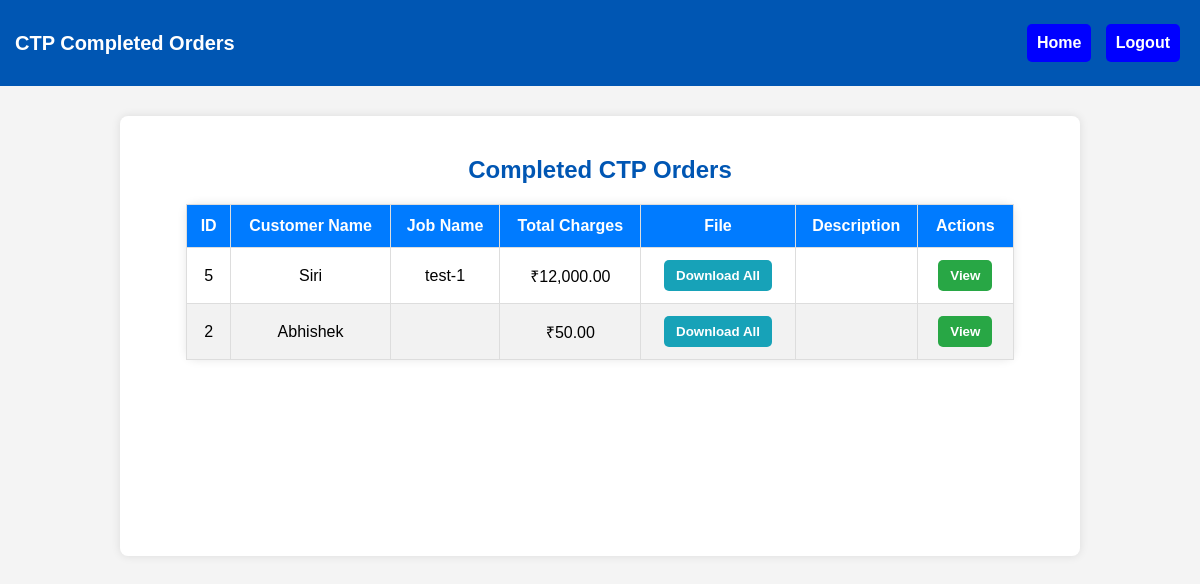
/dashboards/ctp_completed_orders.php, run on the app's committed database.
### tables this page shows
CREATE TABLE `job_sheets` (
  `id` int NOT NULL,
  `customer_name` varchar(255) NOT NULL,
  `phone_number` varchar(15) NOT NULL,
  `job_name` varchar(255) NOT NULL,
  `paper_subcategory` int DEFAULT NULL,
  `type` varchar(255) DEFAULT NULL,
  `quantity` int DEFAULT NULL,
  `striking` varchar(50) DEFAULT NULL,
  `machine` varchar(50) DEFAULT NULL,
  `ryobi_type` varchar(50) DEFAULT NULL,
  `web_type` varchar(50) DEFAULT NULL,
  `web_size` int DEFAULT NULL,
  `ctp_plate` varchar(50) DEFAULT NULL,
  `ctp_quantity` int DEFAULT NULL,
  `plating_charges` decimal(10,2) DEFAULT NULL,
  `paper_charges` decimal(10,2) DEFAULT NULL,
  `printing_charges` decimal(10,2) DEFAULT NULL,
  `lamination_charges` decimal(10,2) DEFAULT NULL,
  `pinning_charges` decimal(10,2) DEFAULT NULL,
  `binding_charges` decimal(10,2) DEFAULT NULL,
  `finishing_charges` decimal(10,2) DEFAULT NULL,
  `other_charges` decimal(10,2) DEFAULT NULL,
  `discount` decimal(10,2) DEFAULT NULL,
  `total_charges` decimal(10,2) DEFAULT NULL,
  `status` enum('Draft','Approved','Finalized') NOT NULL DEFAULT 'Draft',
  `ctp` tinyint(1) DEFAULT '0',
  `multicolour` tinyint(1) DEFAULT '0',
  `description` text,
  `file_path` varchar(500) DEFAULT NULL,
  `completed` tinyint(1) DEFAULT '0',
  `payment_status` enum('incomplete','partially_paid','completed','partially_paid_credit') NOT NULL DEFAULT 'incomplete',
  `cash_amount` decimal(10,2) DEFAULT '0.00',
  `credit_amount` decimal(10,2) DEFAULT '0.00',
  `partial_amount` decimal(10,2) DEFAULT '0.00',
  `completed_ctp` tinyint(1) DEFAULT '0',
  `completed_multicolour` tinyint(1) DEFAULT '0',
  `completed_delivery` tinyint(1) DEFAULT '0',
  `digital` tinyint(1) DEFAULT '0',
  `completed_digital` tinyint(1) DEFAULT '0',
  `created_at` timestamp NULL DEFAULT CURRENT_TIMESTAMP
);

### dashboards/ctp_completed_orders.php (the view, shortened to what this page needs)
<?php
include '../database/db_connect.php';
$sql = "SELECT * FROM job_sheets WHERE completed_ctp = 1 ORDER BY id DESC";
$result = $conn->query($sql);
?>
<!DOCTYPE html>
<html lang="en">
<head>
    <link rel="stylesheet" href="../css/style.css">
</head>
<body>
    <div class="navbar">
        <h2 class="brand">CTP Completed Orders</h2>
        <div class="nav-buttons">
            <button onclick="location.href='ctp_dashboard.php'">Home</button>
            <button onclick="location.href='../auth/logout.php'">Logout</button>
        </div>
    </div>
    <div class="main-container">
        <div class="user-container">
            <h2>Completed CTP Orders</h2>
            <?php if ($result && $result->num_rows > 0): ?>
                <table>
                    <thead>
                        <tr>
                            <th>ID</th>
                            <th>Customer Name</th>
                            <th>Job Name</th>
                            <th>Total Charges</th>
                            <th>File</th>
                            <th>Description</th>
                            <th>Actions</th>
                        </tr>
                    </thead>
                    <tbody>
                        <?php while ($row = $result->fetch_assoc()): ?>
                            <tr>
                                <td><?= $row['id'] ?></td>
                                <td><?= htmlspecialchars($row['customer_name']) ?></td>
                                <td><?= htmlspecialchars($row['job_name']) ?></td>
                                <td>₹<?= number_format($row['total_charges'], 2) ?></td>
                                <td>
                                    <?php if ($row['file_path']): ?>
                                        <button class="download-btn" onclick="location.href='ctp_completed_orders.php?download_id=<?= $row['id'] ?>'">Download All</button>
                                    <?php else: ?>
                                        No file
                                    <?php endif; ?>
                                </td>
                                <td><?= htmlspecialchars($row['description'] ?? 'No description') ?></td>
                                <td>
                                    <button class="view-btn" onclick="location.href='ctp_view_order.php?id=<?= $row['id'] ?>'">View</button>
                                </td>
                            </tr>
                        <?php endwhile; ?>
                    </tbody>
                </table>
            <?php else: ?>
                <p>No completed CTP orders found.</p>
            <?php endif; ?>
        </div>
    </div>
</body>
</html>

### css/style.css (style rules this page uses)
body { font-family: Arial, sans-serif; margin: 0; padding: 0; background-color: #f4f4f4; text-align: center; }
.navbar { background-color: #0056b3; padding: 15px; display: flex; justify-content: space-between; align-items: center; color: white; }
.navbar .brand { font-size: 20px; font-weight: bold; }
.nav-buttons button { background-color: blue; color: white; padding: 10px; margin: 5px; border: none; cursor: pointer; font-size: 16px; border-radius: 5px; }
.main-container { display: flex; flex-direction:row; justify-content: space-between; align-items:stretch; max-width: 80%; margin: 30px auto; gap: 20px; }
.main-container h2 { text-align: center; color: #0056b3; margin-bottom: 20px; }
.user-container { width:100%; border-radius: 8px; padding:20px; box-shadow: 0 0 10px rgba(0, 0, 0, 0.1); background: white; height: 400px; overflow-y: auto; }

### dashboards/ctp_completed_orders.php (style rules this page uses)
table { width: 90%; margin: 20px auto; border-collapse: collapse; background-color: white; border-radius: 10px; box-shadow: 0px 0px 10px rgba(0, 0, 0, 0.1); }
th, td { border: 1px solid #ddd; padding: 12px; text-align: center; }
th { background-color: #007bff; color: white; font-size: 16px; }
tr:nth-child(even) { background-color: #f2f2f2; }
button { padding: 8px 12px; border: none; border-radius: 5px; cursor: pointer; font-weight: bold; margin: 0 5px; }
.view-btn { background-color: #28a745; color: white; }
.download-btn { background-color: #17a2b8; color: white; }

### data on the page
job_sheets: id "5", customer_name "Siri", job_name "test-1", total_charges "12,000.00"
job_sheets: id "2", customer_name "Abhishek", total_charges "50.00"
